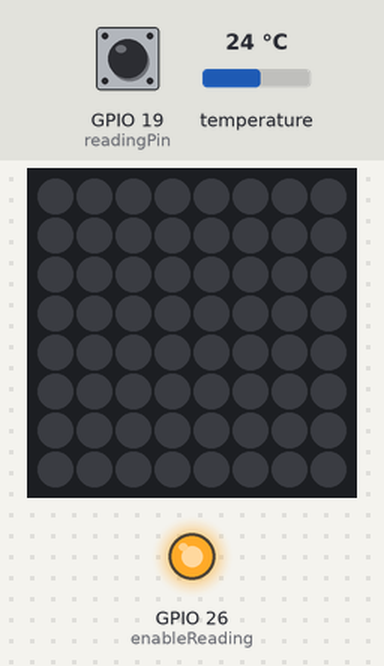
This program was run on a simulated Raspberry Pi (BCM pin numbers) with a Sense HAT. Shown: the Sense HAT's 8×8 RGB LED matrix, output pins drawn as LEDs (lit = HIGH). Inputs (shaded band) come from the test bench; at power-on: GPIO 19 (readingPin) HIGH, temperature 24 °C. No MQTT or app messages arrive unless stated. At 1.4 s the program stops and its outputs stay as they are.

Above: at 0.3 s.
At 1.5 s:
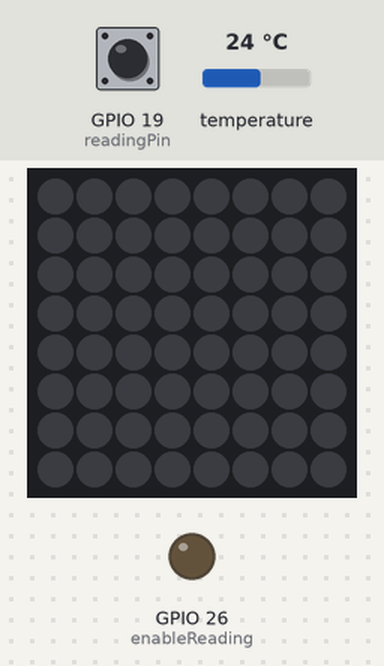
Timing chart, 0 to 2.9 s (numbered marks = the images above):
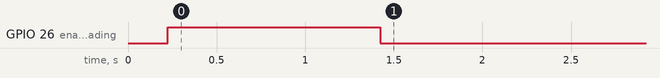

The program:

getSensorData.py
```python
# This program references the mqtt libraries by paho

from sense_hat import SenseHat
from gpiozero import LED
from gpiozero import Button
from time import sleep
import paho.mqtt.publish as publish

# Setup all needed information for MQTT
MQTT_SERVER = "sternbauer.spdns.eu"
MQTT_PATH_WATER = "water"
MQTT_PATH_TEMP = "temp"

# Setup hardare pins and get sensors
enableReading = LED("GPIO26")
readingPin = Button("GPIO19")
sense = SenseHat()
sense.clear()

#Read temperature and send it over mqtt
temp = round(sense.get_temperature(), 1) - 4
publish.single(MQTT_PATH_TEMP, temp, hostname=MQTT_SERVER)

# Enable the water detection sensor and send data over mqtt
enableReading.on()
sleep(1)
isWatered = readingPin.is_pressed
publish.single(MQTT_PATH_WATER, isWatered, hostname=MQTT_SERVER)
enableReading.off()
```

Measured:
- by itself, GPIO 26 (enableReading): LOW → HIGH at 0.22 s, → LOW 1.2 s later
